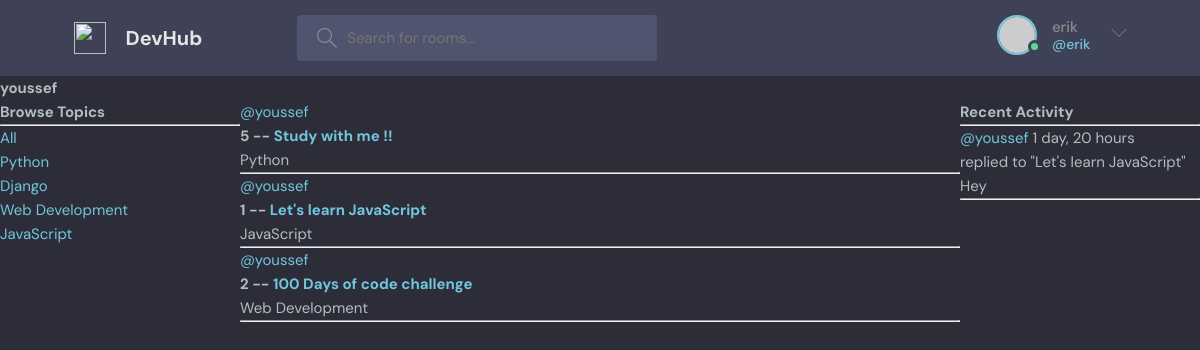
The app's page /profile/1 (signed in) with its own data.
### base/models.py (models this page shows)
class Topic(models.Model):
    name = models.CharField(max_length=200)
    def __str__(self):
        return self.name

class Room(models.Model):
    host = models.ForeignKey(User, on_delete=models.SET_NULL, null=True)
    topic = models.ForeignKey(Topic, on_delete=models.SET_NULL, null=True)
    name = models.CharField(max_length=200)
    description = models.TextField(null=True, blank=True)
    participants = models.ManyToManyField(User, related_name='participants', blank=True)
    updated = models.DateTimeField(auto_now=True)
    created = models.DateTimeField(auto_now_add=True)
    class Meta:
        ordering = ['-updated', '-created']
    def __str__(self):
        return self.name

class Message(models.Model):
    user =models.ForeignKey(User, on_delete=models.CASCADE)
    room = models.ForeignKey(Room, on_delete=models.CASCADE)
    body = models.TextField()
    updated = models.DateTimeField(auto_now=True)
    created = models.DateTimeField(auto_now_add=True)
    class Meta:
        ordering = ['-updated', '-created']
    def __str__(self):
        return self.body[0:50]

### base/views.py (the view)
# urls.py: path('profile/<str:pk>', views.userProfile, name='user-profile'),
def userProfile(request, pk):
    user = User.objects.get(id=pk)
    rooms = user.room_set.all()
    activity = user.message_set.all()
    topics = Topic.objects.all()
    context = {'user': user, 'rooms': rooms, 'activity': activity, 'topics': topics}
    return render(request, 'base/profile.html', context)

### base/templates/base/profile.html (shortened to what this page needs)
{% extends 'main.html' %}
{% block content %}
<h1>{{ user.username }}</h1>
<div class="profile-container">
    <div>
        {% include 'base/topic_component.html' %}
    </div>
    <div>
        {% include 'base/feed_component.html' %}
    </div>
    <div>
        {% include 'base/activity_component.html' %}
    </div>
</div>
{% endblock content %}

### templates/navbar.html (shortened to what this page needs)
<header class="header header--loggedIn">
    <div class="container">
        <a href="{% url 'home' %}" class="header__logo">
            <img src="assets/logo.svg" />
            <h1>DevHub</h1>
        </a>
        <form class="header__search" method="get" action="">
            <label>
                <input name="q" placeholder="Search for rooms..." />
            </label>
        </form>
        <nav class="header__menu">
            {% if request.user.is_authenticated %}
            <div class="header__user">
                <a href="profile.html">
                    <div class="avatar avatar--medium active">
                        <img src="https://randomuser.me/api/portraits/men/37.jpg" />
                    </div>
                    <p>{{ request.user.username }} <span>@{{ request.user.username }}</span></p>
                </a>
                <button class="dropdown-button">
                    <svg version="1.1" xmlns="http://www.w3.org/2000/svg" width="32" height="32" viewBox="0 0 32 32">
                        <title>chevron-down</title>
                        <path d="M16 21l-13-13h-3l16 16 16-16h-3l-13 13z"></path>
                    </svg>
                </button>
            </div>
            {% else %}
            <a href="{% url 'login' %}">
                <img src="./assets/avatar.svg" />
                <p>Login</p>
            </a>
            {% endif %}
        </nav>
    </div>
</header>

### base/templates/base/topic_component.html
<h3>Browse Topics</h3>
<hr>
<div>
    <a href="/">All</a>
</div>
{% for topic in topics %}
<div>
    <a href="/?q={{ topic.name }}">{{ topic.name }}</a>
</div>
{% endfor %}

### base/templates/base/feed_component.html (shortened to what this page needs)
<div>
    {% for room in rooms %}
    <div>
        <a href="/profile/{{ room.host.id }}">@{{ room.host.username }}</a>
        <h5>{{ room.id }} -- <a href="/room/{{ room.id }}">{{ room.name }}</a></h5>
        <small>{{ room.topic }}</small>
        <hr>
    </div>
    {% endfor %}
</div>

### base/templates/base/activity_component.html (shortened to what this page needs)
<h3>Recent Activity</h3>
<hr />
{% for message in activity %}
<div>
    <small><a href="/profile/{{ message.user.id }}">@{{ message.user }}</a> {{ message.created | timesince }}</small><br />
    <small>replied to "{{ message.room }}"</small>
    <p>{{ message }}</p>
    <hr />
</div>
{% endfor %}

### static/styles/style.css (style rules this page uses)
:root { --color-main: #71c6dd; --color-main-light: #e1f6fb; --color-dark: #3f4156; --color-dark-medium: #51546e; --color-dark-light: #696d97; --color-light: #e5e5e5; --color-gray: #8b8b8b; --color-light-gray: #b2bdbd; --color-bg: #2d2d39; --color-success: #5dd693; --color-error: #fc4b0b; }
* { font-family: "DM Sans", -apple-system, BlinkMacSystemFont, "Segoe UI", Roboto, Oxygen, Ubuntu, Cantarell, "Open Sans", "Helvetica Neue", sans-serif; margin: 0; padding: 0; box-sizing: border-box; text-rendering: optimizeLegibility; font-size: inherit; }
html { font-size: 56.25%; }
@media only screen and (min-width: 1200px) { html { font-size: 62.5%; } }
body { line-height: 1.6; font-weight: 400; font-size: 1.5rem; color: var(--color-light-gray); background-color: var(--color-bg); min-height: 100vh; }
img { width: 100%; }
a { display: inline-block; color: var(--color-main); text-decoration: none; }
.container { max-width: 120rem; width: 90%; margin: auto; }
.avatar { position: relative; display: inline-block; border-radius: 50%; border: 2px solid var(--color-main); }
.avatar img { display: block; border-radius: 50%; object-fit: cover; object-position: center; }
.avatar::after { content: ""; display: block; position: absolute; background-color: var(--color-gray); z-index: 111; border-radius: 50%; border: 0.3rem solid var(--color-dark); }
.avatar.active::after { background-color: var(--color-success); }
.avatar.avatar--medium img { width: 3.6rem; height: 3.6rem; border-radius: 50%; }
.avatar.avatar--medium:after { width: 0.7rem; height: 0.7rem; bottom: 0px; right: -6px; }
.header { padding: 1.5rem; background-color: var(--color-dark); }
.header > .container { display: flex; gap: 9.5rem; }
.header__logo, .header__user { display: flex; gap: 2rem; align-items: center; }
.header__logo > img { height: 3.2rem; width: 3.2rem; }
.header__logo > h1 { font-weight: 700; font-size: 2rem; color: var(--color-light); }
.header__search > label { background-color: var(--color-dark-medium); padding: 1.3rem 1rem; display: flex; align-items: center; gap: 1rem; border-radius: 4px; }
.header__search svg { fill: var(--color-gray); width: 2rem; height: 2rem; margin-left: 1rem; }
.header__search input { width: 30rem; background: transparent; border: none; outline: none; color: var(--color-light); }
.header__menu { margin-left: auto; position: relative; }
.header__menu a { display: flex; gap: 1.5rem; align-items: center; font-weight: 500; text-decoration: none; color: var(--color-gray); }
.header__menu img { height: 3.6rem; }
.header__menu p { line-height: 1.2; }
.header__menu span { color: var(--color-main); font-weight: 500; font-size: 1.4rem; display: block; }
.header__menu svg { width: 1.6rem; height: 1.6rem; fill: var(--color-dark-light); }
.dropdown-button { background: transparent; border: 0; outline: 0; cursor: pointer; }

### base/templates/base/profile.html (style rules this page uses)
.profile-container { display: grid; grid-template-columns: 1fr 3fr 1fr; }

### records on screen
Topic: name "Python"
Topic: name "Django"
Topic: name "Web Development"
Topic: name "JavaScript"
Room: host.username "youssef", id "5", name "Study with me !!", topic "Python"
Room: host.username "youssef", id "1", name "Let's learn JavaScript", topic "JavaScript"
Room: host.username "youssef", id "2", name "100 Days of code challenge", topic "Web Development"
Message: user "youssef", created "1 day, 20 hours", room "Let's learn JavaScript", body "Hey"

### other values on screen
{{ request.user.username }} "erik"
{{ user.username }} "youssef"
